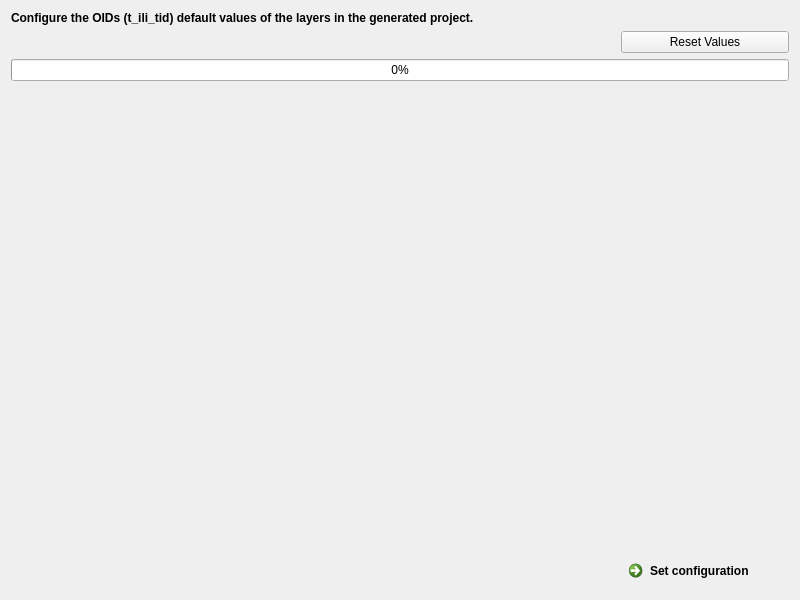
<?xml version="1.0" encoding="UTF-8"?>
<ui version="4.0">
 <class>tid_configuration</class>
 <widget class="QDialog" name="tid_configuration">
  <property name="geometry">
   <rect>
    <x>0</x>
    <y>0</y>
    <width>800</width>
    <height>600</height>
   </rect>
  </property>
  <property name="windowTitle">
   <string>Select Files</string>
  </property>
  <layout class="QGridLayout" name="gridLayout">
   <item row="0" column="0" colspan="2">
    <widget class="QLabel" name="description">
     <property name="minimumSize">
      <size>
       <width>0</width>
       <height>0</height>
      </size>
     </property>
     <property name="font">
      <font>
       <weight>75</weight>
       <bold>true</bold>
      </font>
     </property>
     <property name="text">
      <string>&lt;html&gt;&lt;head/&gt;&lt;body&gt;&lt;p&gt;Configure the OIDs (&lt;span style=&quot; font-family:'monospace';&quot;&gt;t_ili_tid&lt;/span&gt;) default values of the layers in the generated project.&lt;/p&gt;&lt;/body&gt;&lt;/html&gt;</string>
     </property>
     <property name="alignment">
      <set>Qt::AlignLeading|Qt::AlignLeft|Qt::AlignTop</set>
     </property>
     <property name="wordWrap">
      <bool>true</bool>
     </property>
    </widget>
   </item>
   <item row="4" column="0" colspan="2">
    <layout class="QVBoxLayout" name="set_sequence_layout"/>
   </item>
   <item row="1" column="0" colspan="2">
    <layout class="QVBoxLayout" name="tid_config_layout"/>
   </item>
   <item row="9" column="0">
    <spacer name="verticalSpacer">
     <property name="orientation">
      <enum>Qt::Vertical</enum>
     </property>
     <property name="sizeHint" stdset="0">
      <size>
       <width>20</width>
       <height>40</height>
      </size>
     </property>
    </spacer>
   </item>
   <item row="11" column="0">
    <spacer name="horizontalSpacer">
     <property name="orientation">
      <enum>Qt::Horizontal</enum>
     </property>
     <property name="sizeHint" stdset="0">
      <size>
       <width>40</width>
       <height>20</height>
      </size>
     </property>
    </spacer>
   </item>
   <item row="11" column="1">
    <widget class="QCommandLinkButton" name="set_tid_config_and_sequence_button">
     <property name="text">
      <string>Set configuration</string>
     </property>
    </widget>
   </item>
   <item row="8" column="0" colspan="2">
    <widget class="QProgressBar" name="progress_bar">
     <property name="value">
      <number>0</number>
     </property>
    </widget>
   </item>
   <item row="5" column="0">
    <spacer name="horizontalSpacer_2">
     <property name="orientation">
      <enum>Qt::Horizontal</enum>
     </property>
     <property name="sizeHint" stdset="0">
      <size>
       <width>40</width>
       <height>20</height>
      </size>
     </property>
    </spacer>
   </item>
   <item row="5" column="1">
    <widget class="QPushButton" name="reset_tid_config_button">
     <property name="text">
      <string>Reset Values</string>
     </property>
    </widget>
   </item>
  </layout>
 </widget>
 <resources/>
 <connections/>
</ui>
